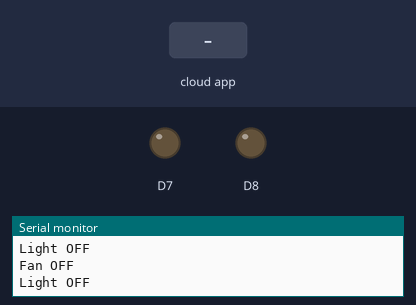
Simulated run of this sketch. Board: ESP8266 (NodeMCU). Parts: output pins drawn as LEDs (lit = HIGH), the last lines printed to the serial monitor. Inputs (shaded band) come from the test bench. WiFi joins after 1.5 s; servers stay silent unless stated; the Firebase database answers and starts empty.

Above: at 3.2 s.
3.3 s: the phone or cloud app sets bulb_bed_room to true
At 4.3 s:
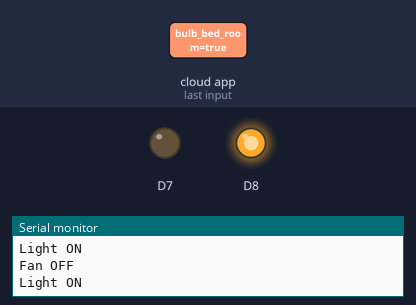
4.8 s: the phone or cloud app sets fan_living_room to true
At 6.3 s:
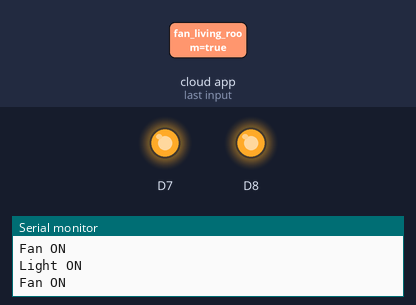
Timing chart, 0 to 7.8 s (numbered marks = the images above; inputs shaded):
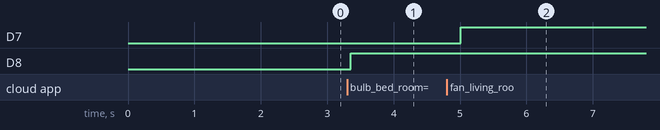

Measured:
- after the input at 3.3 s, D8: LOW → HIGH after 0.06 s
- after the input at 4.8 s, D7: LOW → HIGH after 0.21 s

The sketch:

IoT_home_automation_nodeMCU.ino
```cpp
#include <ESP8266WiFi.h>
#include <FirebaseArduino.h>

//Firebase settings
#define FIREBASE_HOST  "iothomeautomation-eaf2d.firebaseio.com"
#define FIREBASE_AUTH "KVOpc7gBgIjWgYT3q7C0q85lqkdtJQ61JnzsVBQP"


//Wifi settings
#define WIFI_SSID  "OnePlus 6T"
#define WIFI_PASSWORD  "12345678"

void setup() {
  // put your setup code here, to run once:
  Serial.begin(115200);
  WiFi.begin(WIFI_SSID, WIFI_PASSWORD);
  Serial.print("Connecting to: ");
  Serial.print(WIFI_SSID);
  while(WiFi.status() != WL_CONNECTED){
    delay(500);
  }
  Serial.println();
  Serial.print("Connected to");
  Serial.println(WIFI_SSID);
  Serial.print("IP address is: ");
  Serial.println(WiFi.localIP());
  Firebase.begin(FIREBASE_HOST, FIREBASE_AUTH);
  delay(500);
  Serial.print("Failed is:");
  Serial.println(Firebase.failed());
  Serial.print("Error is:");
  Serial.println(Firebase.error());
  Serial.print("Success is:");
  Serial.println(Firebase.success());

  pinMode(D8, OUTPUT);
  pinMode(D7, OUTPUT);

}

void loop() {
  if(Firebase.success()){
    if(Firebase.getString("iot/bulb_bed_room")=="true"){
      digitalWrite(D8, HIGH);
      Serial.println("Light ON");
    }
    else{
      digitalWrite(D8, LOW);
      Serial.println("Light OFF");
    }

    if(Firebase.getString("iot/fan_living_room")=="true"){
      digitalWrite(D7, HIGH);
      Serial.println("Fan ON");
    }
    else{
      digitalWrite(D7, LOW);
      Serial.println("Fan OFF");
    }
  }
  else{
    Serial.println("Error");
  }

}
```
